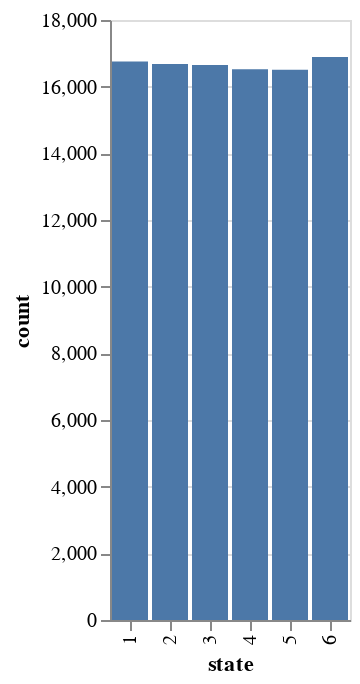

Notebook code cell kept with this figure:
### Code cell
import pandas as pd

die_rolls = pd.DataFrame({
    'state': possible_states,
    'count': [counts.get(state, 0) for state in possible_states]
})

print(die_rolls)

alt.Chart(die_rolls).mark_bar().encode(
    x='state:O',
    y='count'
)

### Figure 1 — Vega-Lite specification as saved in the notebook (floating-point values rounded to 4 significant figures)
{"config": {"view": {"continuousWidth": 400, "continuousHeight": 300}}, "data": {"name": "data-2856470635c75be0b99727f4a631b346"}, "mark": "bar", "encoding": {"x": {"field": "state", "type": "ordinal"}, "y": {"field": "count", "type": "quantitative"}}, "$schema": "https://vega.github.io/schema/vega-lite/v4.17.0.json", "datasets": {"data-2856470635c75be0b99727f4a631b346": [{"state": 1, "count": 16758}, {"state": 2, "count": 16677}, {"state": 3, "count": 16649}, {"state": 4, "count": 16521}, {"state": 5, "count": 16507}, {"state": 6, "count": 16888}]}}
